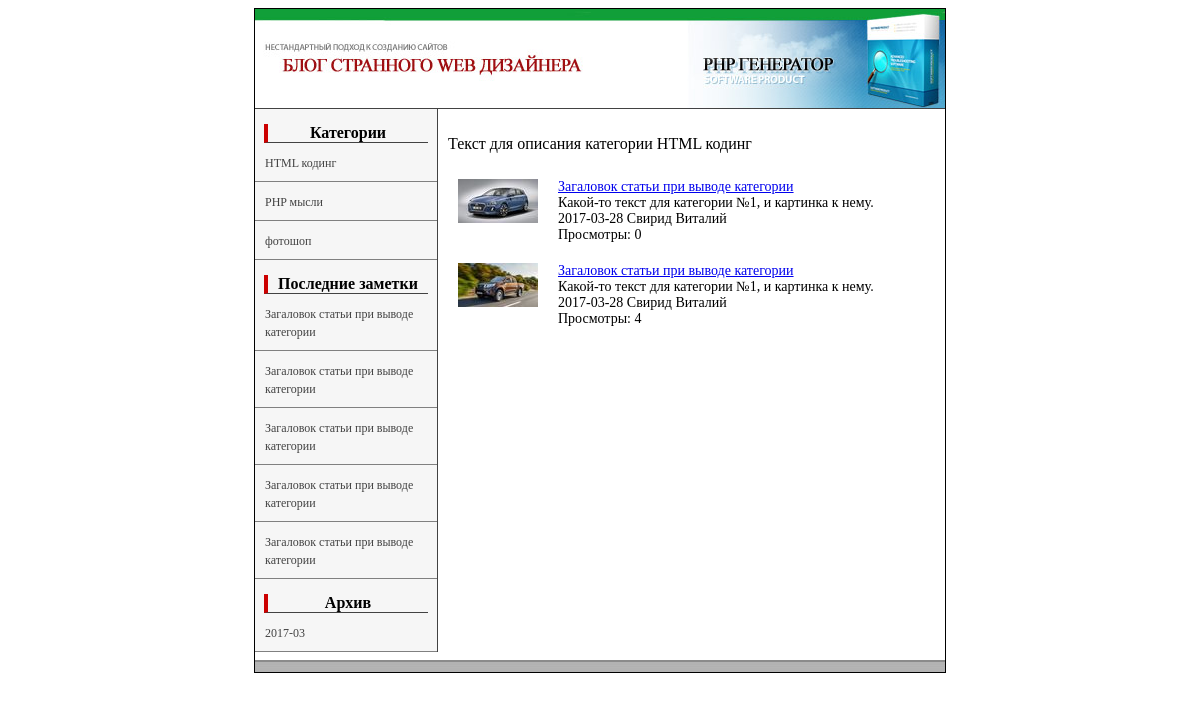
/view_cat.php, run on an earlier commit of the app's database.
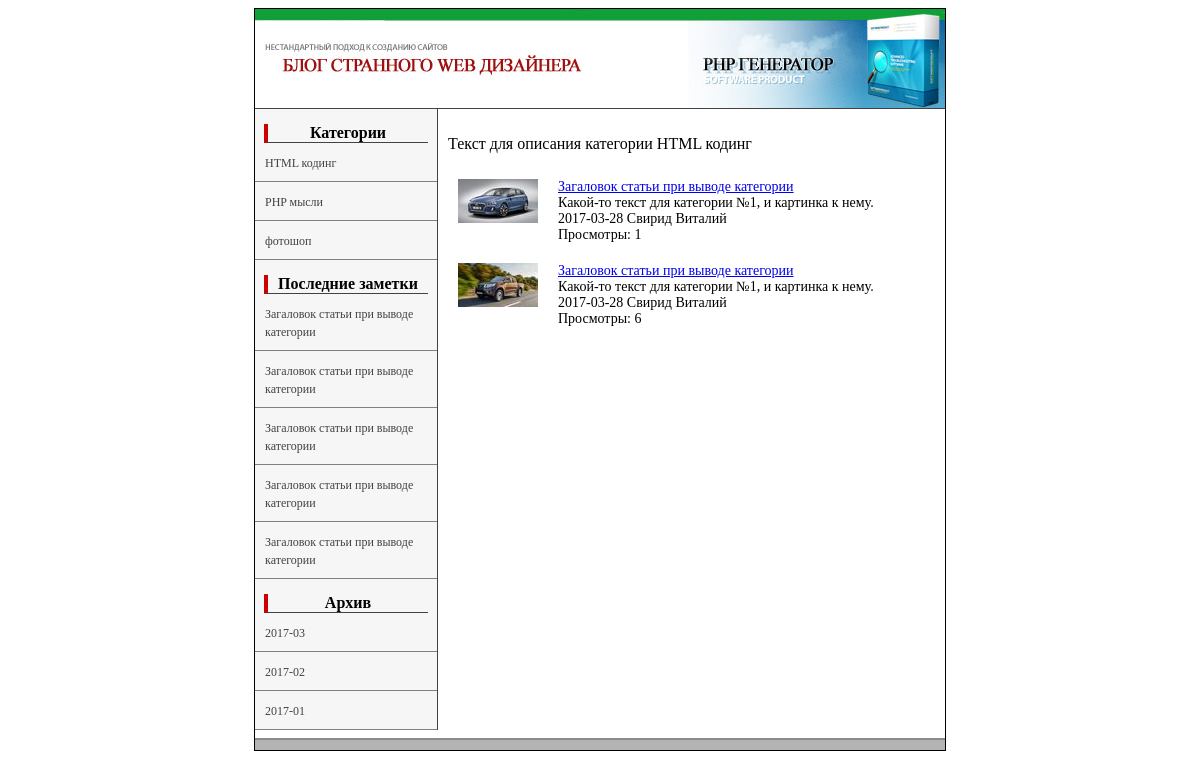
And on a later commit of the database.
### tables this page shows
CREATE TABLE `categories` (
  `id` int(11) NOT NULL,
  `title` varchar(255) NOT NULL,
  `meta_d` varchar(255) NOT NULL,
  `meta_k` varchar(255) NOT NULL,
  `text` text NOT NULL
);

CREATE TABLE `data` (
  `id` int(5) NOT NULL,
  `cat` int(1) NOT NULL,
  `meta_d` varchar(255) NOT NULL,
  `meta_k` varchar(255) NOT NULL,
  `description` text NOT NULL,
  `text` text NOT NULL,
  `view` int(7) NOT NULL,
  `author` varchar(100) NOT NULL,
  `date` date NOT NULL,
  `mini_img` varchar(255) NOT NULL,
  `title` varchar(255) NOT NULL
);

### view_cat.php (the view, shortened to what this page needs)
<?php
include("blocks/db.php");
if (!isset($cat)) {
    $cat= 1;
}
$result = mysqli_query($db,"SELECT * FROM categories WHERE id='$cat'");
if(mysqli_num_rows($result)>0){
    $myrow = mysqli_fetch_array($result);
}
else {
    echo "<p>Информация по запросу не может быть извлечена. В таблице нет записей.</p>";
    exit();
}
?>
<!DOCTYPE html>
<head lang="ru">
      <link rel="stylesheet" type="text/css" href="style.css">
</head>
<body>
    <table class="main_border" align="center" cellpadding="0"  cellspacing="0">
    	<?php include("blocks/header.php");?>
    	<tr>
	    	<td valign="top">
	    		<table width="100%" border="0" cellpadding="0" cellspacing="0">
                    <tr>
                        <?php include("blocks/left.php");?>
                        <td valign="top"><?php echo $myrow['text'];?>
                        <?php
                            $result = mysqli_query($db, "SELECT id,description,view,title,date,author,mini_img FROM data WHERE cat='$cat'");
if(mysqli_num_rows($result)>0){
    $myrow = mysqli_fetch_array($result);
    do {
        printf(
            "<div class='cat_view'>
                %s
                <div class='cat_data'>
                    <a href='view_posts.php?id=%s'>%s</a>
                    <br>
                    <p>%s</p>
                    <span>%s</span>
                    <span>%s</span>
                    <p>Просмотры: %s</p>
                </div>
            <div class='clear'></div>
            </div>",
           $myrow['mini_img'],$myrow['id'],$myrow['title'],$myrow['description'],$myrow['date'],$myrow['author'],$myrow['view']);
    }
while ($myrow = mysqli_fetch_array($result));
}
else {
    echo "<p>Информация по запросу не может быть извлечена. В таблице нет записей.</p>";
    exit();
}
                        ?>
                        </td>
                    </tr>
                </table>
	    	</td>
    	</tr>
	    	<?php include("blocks/footer.php");?>
    </table>
</body>
</html>

### blocks/header.php
<tr>
	<td class="header">
	</td>
</tr>

### blocks/left.php (shortened to what this page needs)
<td width="182px" class="left" valign="top">
<div class="nav_title">
	Категории
</div>
	<?
		$result2 = mysqli_query($db,"SELECT * FROM categories");
if(mysqli_num_rows($result2)>0){
    $myrow2 = mysqli_fetch_array($result2);
    do{
    	printf("<p><a href='view_cat.php?cat=%s'>%s</a></p>",$myrow2['id'],$myrow2['title']);
    }
    while ($myrow2 = mysqli_fetch_array($result2));
}
else {
    echo "<p>Информация по запросу не может быть извлечена. В таблице нет записей.</p>";
    exit();
}
	?>
    <div class="nav_title">Последние заметки</div>
<?php
        $result3 = mysqli_query($db, "SELECT id, title FROM data ORDER BY date DESC, id DESC LIMIT 5");
if(mysqli_num_rows($result3)>0){
    $myrow3 = mysqli_fetch_array($result3);
   do{
        printf("<p><a href='view_posts.php?id=%s'>%s</a></p>",$myrow3['id'],$myrow3['title']);
    }
    while ($myrow3 = mysqli_fetch_array($result3));
}
else {
    echo "<p>Информация по запросу не может быть извлечена. В таблице нет записей.</p>";
    exit();
}
?>
    <div class="nav_title">Архив</div>
    <?php
        $result4 = mysqli_query($db, "SELECT DISTINCT left(date,7) AS month FROM data ORDER BY month DESC");
if(mysqli_num_rows($result4)>0){
    $myrow4 = mysqli_fetch_array($result4);
   do{
        printf("<p><a href='view_date.php?date=%s'>%s</a></p>",$myrow4['month'],$myrow4['month']);
    }
    while ($myrow4 = mysqli_fetch_array($result4));
}
else {
    echo "<p>Информация по запросу не может быть извлечена. В таблице нет записей.</p>";
    exit();
}
?>
</td>

### blocks/footer.php
<tr>
	<td class="footer">
	</td>
</tr>

### style.css (style rules this page uses)
table { width: 690px; }
.main_border { border:1px solid #000; }
.header { width: 690px; height: 100px; background: url(img/header.jpg); }
.left { background-color: #f6f6f6; border-right: 1px solid #424242; }
.left a { text-decoration: none; font-size: 12px; text-align: center; color: #424242; }
.left p { border-bottom: 1px solid gray; margin:0; }
.nav_title { margin: 15px 5% 0 5%; font-weight: bold; text-align: center; border-left: 4px solid #cc0000; border-bottom: 1px solid #424242; }
p,h1 { padding: 10px; }
.cat_view { margin:0 20px 20px; }
.cat_view img { float: left; margin-right: 20px; }
.cat_data { overflow: hidden; font-size: 14px; }
.cat_data p { margin:0; padding: 0; }
.footer { width: 690px; height: 20px; background: url(img/footer.jpg); }

What changed in the data, as far as the page shows it:
changed data (number 1 of 5 on the later page): view "4" → "6"
changed data (number 2 of 5 on the later page): view "0" → "1"
Also different on the page:
new list line: "2017-02"
new list line: "2017-01"
